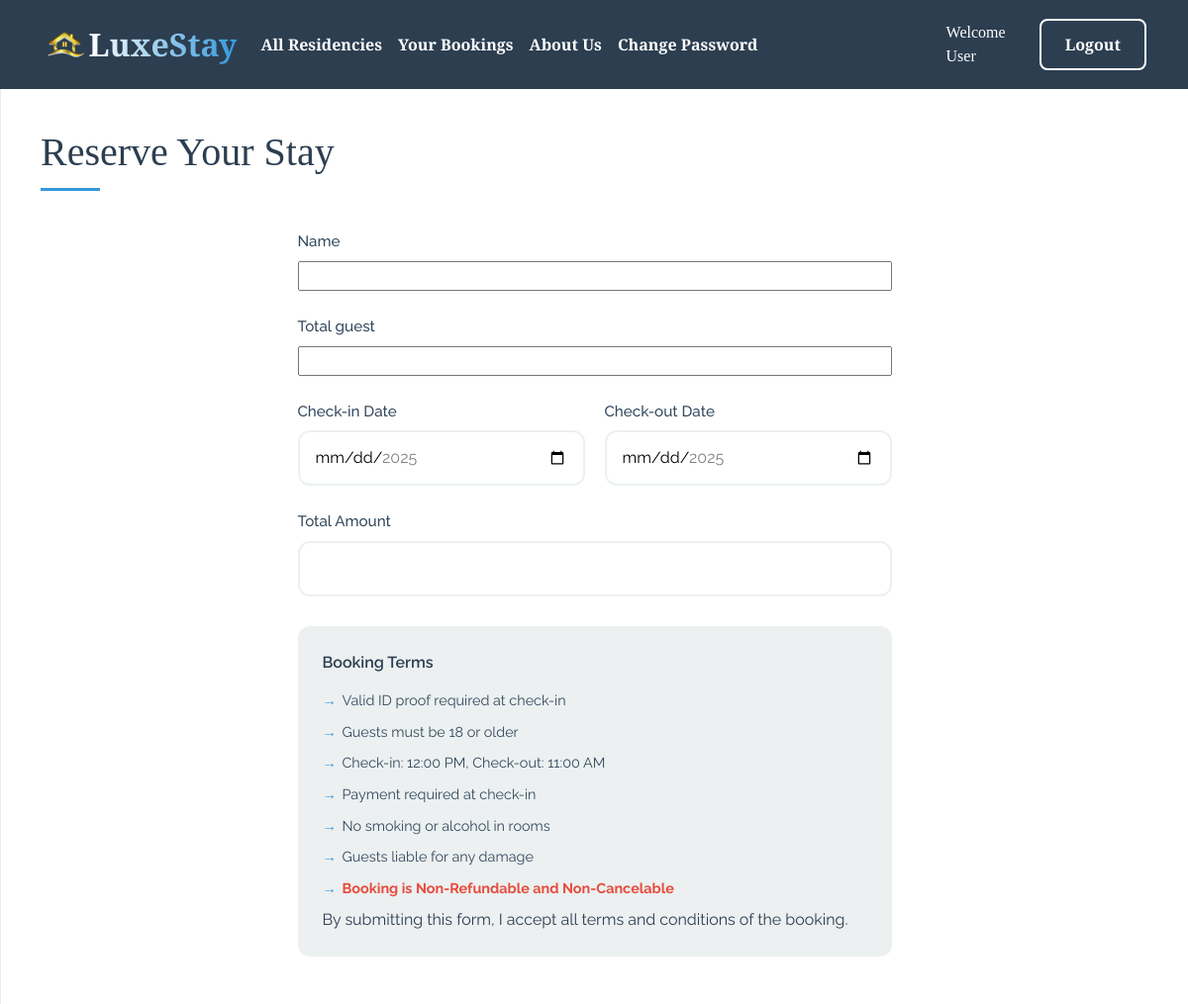
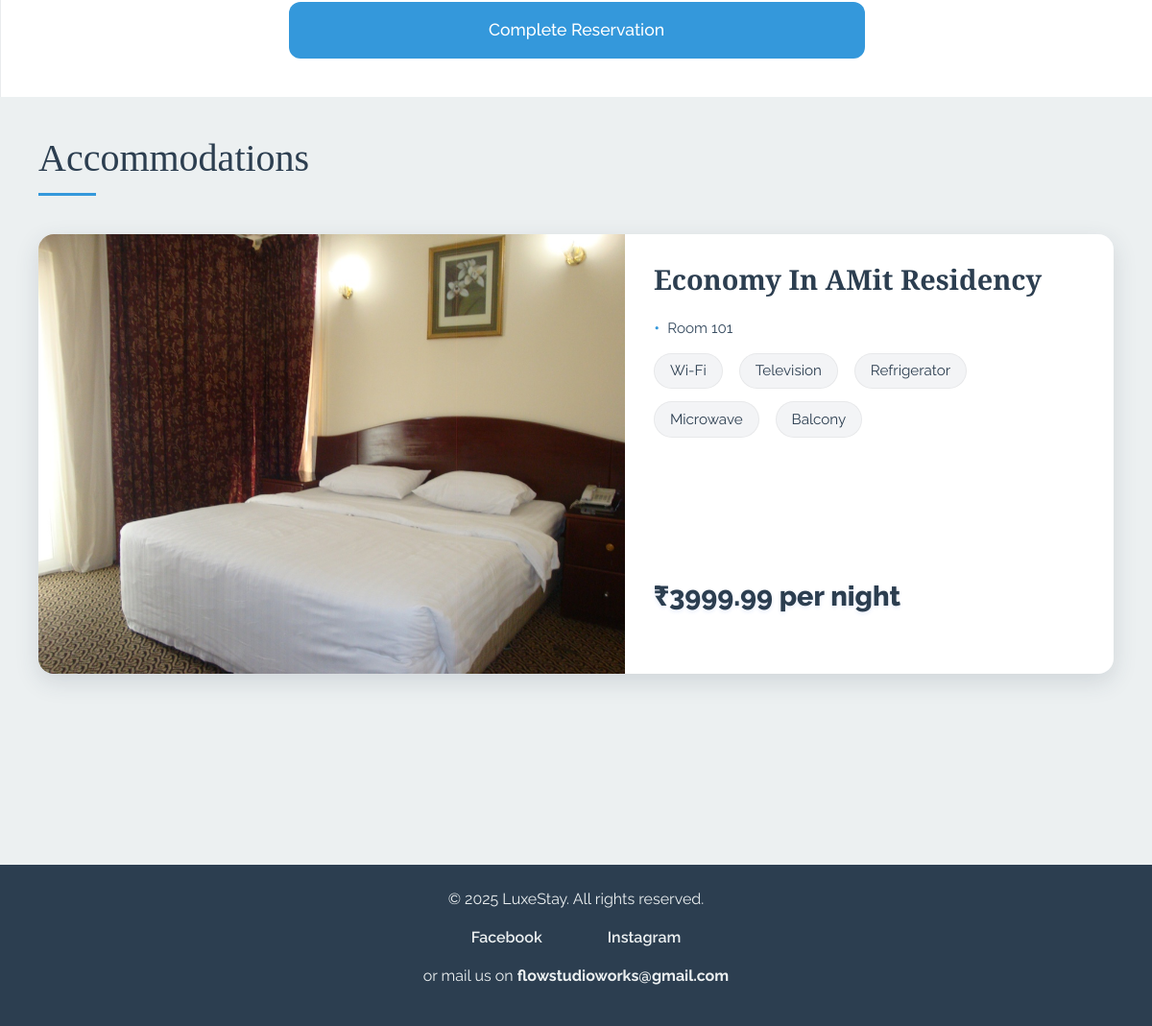
/reservation/Final-Booking-rooms/69 (signed in), run on the app's committed database (2 pictures, top to bottom).
### accounts/models.py (models this page shows, shortened)
class Guest(AbstractUser):
    contact_details = models.CharField(max_length=13,default="",null=False)
    d_o_b = models.DateField(default="",null=False)
    gender = models.CharField(max_length=2,choices=gender_choice,default="N")
    class Meta:
        db_table = "Guest"

### working/models.py (models this page shows, shortened)
class Room_details(models.Model):
    residency=models.ForeignKey(Residency,on_delete=models.CASCADE,null=False,blank=False)
    room_type=models.ForeignKey(Room_type,on_delete=models.CASCADE,null=False,blank=False)
    room_no=models.CharField(max_length=10,null=False,blank=False)
    picture=models.ImageField(upload_to="images/residency/roomimages")
    key_features=models.CharField(max_length=200)
    max_guest=models.SmallIntegerField(default=3)
    price_per_night=models.DecimalField(max_digits=10, decimal_places=2,null=False,blank=False)
    no_new=models.BooleanField(default=False)
    disable=models.BooleanField(default=False)
    class Meta:
        unique_together=("residency","room_no")

class Room_type(models.Model):
    residency=models.ForeignKey(Residency,on_delete=models.CASCADE,null=False,blank=False)
    type_name=models.CharField(max_length=30,choices=TYPE_NAME_CHOICE, default="Queen")
    class Meta:
        unique_together=("residency","type_name")
    def __str__(self):
        return f"{self.type_name} In {self.residency.name}"

class Residency(models.Model):
    name=models.CharField(max_length=30,null=False,blank=False)
    logo=models.ImageField(upload_to="images/residency/logo")
    area = models.CharField(max_length=50,default="",null=False)
    city = models.CharField(max_length=50,default="",null=False)
    state = models.CharField(max_length=50,choices=STATE_CHOICES,default="Maharashtra",null=False)
    country = models.CharField(max_length=50,default="",null=False)
    created_by=models.ForeignKey(Guest,on_delete=models.CASCADE)
    manage_name=models.CharField(max_length=40,null=False,blank=False)
    contact_no=models.CharField(max_length=10,null=False,blank=False)
    class Meta:
        unique_together=("name","area")

### reservation/views.py (the view, shortened to what this page needs)
# urls.py: path('Final-Booking-rooms/<int:roomdetails_id>',views.BookroomView.as_view(),name='final_booking_rooms'),
class BookroomView(LoginRequiredMixin, View):
    login_url = 'login'
    def get(self, request, roomdetails_id):
        if request.user.is_staff ==True:
            messages.error(request,"Dear Hotiler You Cannot Make a Booking From This Account Please Make Guest Account")
            return redirect('hoteler')
        rooms = Room_details.objects.get(id=roomdetails_id)
        now_date = date.today()
        formatted_date = now_date.strftime("%Y-%m-%d")
        max_date = (now_date + timedelta(days=60)).strftime("%Y-%m-%d")
        form = Bookingdirectform()
        cleaned_features = rooms.key_features.strip("[]").strip()
        rooms.key_features_list = [feature.strip() for feature in cleaned_features.split(",")]
        return render(request, "reservation/Indirectroombooking.html", {"rooms": rooms, "form": form, "formatted_date": formatted_date, "max_date": max_date})

### reservation/form.py
class Bookingdirectform(forms.ModelForm):
    check_in_date = forms.DateField(
        widget=DateInput(
            attrs={
                'type': 'date',
                'class': 'form-control',
                'placeholder': 'Select checki-in-date',
            }
        ),
        label="Check-in-date",
        required=True,
    )
    check_out_date = forms.DateField(
        widget=DateInput(
            attrs={
                'type': 'date',
                'class': 'form-control',
                'placeholder': 'Select check-out-date',
            }
        ),
        label="Check-out-date",
        required=True,
    )
    class Meta:
        model = Booking
        exclude = ("guest", "room_details", "check_in_date","check_out_date","booked_on","booking_id","payment_status","total_amount")

### reservation/templates/reservation/Indirectroombooking.html (shortened to what this page needs)
{% extends 'base.html' %}
{% block content %}
<main class="htl-main-container">
        <section class="htl-listings-section">
            <h1 class="htl-section-title">Accommodations</h1>
            <div class="htl-rooms-grid">
                    <article class="htl-room-card">
                        {% if rooms.picture %}
                        <div class="htl-room-image-wrapper">
                            <img class="htl-room-image" src="{{ rooms.picture.url }}" alt="{{ room.room_type }}">
                        </div>
                        {% endif %}
                        <div class="htl-room-content">
                            <h2 class="htl-room-title" style="font-weight: 700;">{{ rooms.room_type }}</h2>
                            <div class="htl-room-details">
                                <div class="htl-room-feature">Room {{ rooms.room_no }}</div>
                                <div class="features">
                                    {% for ro in rooms.key_features_list %}
                                    <span class="feature-badge" >{{ro}}</span>
                                    {% endfor %}
                                </div>
                            </div>
                            <div class="price">₹{{ rooms.price_per_night }} per night</div>
                        </div>
                    </article>
            </div>
        </section>
        <section class="htl-booking-section">
            <h2 class="htl-section-title">Reserve Your Stay</h2>
            <form class="htl-booking-form" action="" method="post" enctype="multipart/form-data">
                <div class="htl-form-grid">
                    {% for field in form %}
                        {% if field.name not in "check_in_date check_out_date" %}
                            <div class="htl-form-group">
                                <label class="htl-form-label">{{ field.label }}</label>
                                {{ field }}
                            </div>
                        {% endif %}
                    {% endfor %}
                    <div class="htl-date-range">
                        <div class="htl-form-group">
                            <label class="htl-form-label">Check-in Date</label>
                            <input
                                type="date"
                                name="check_in_date"
                                class="htl-form-input"
                                min="{{ formatted_date }}"
                                max="{{ max_date }}"
                                required
                            />
                        </div>
                        <div class="htl-form-group">
                            <label class="htl-form-label">Check-out Date</label>
                            <input
                                type="date"
                                name="check_out_date"
                                class="htl-form-input"
                                min="{{ formatted_date }}"
                                max="{{ max_date }}"
                                required
                            />
                        </div>
                    </div>
                    <div class="htl-form-group">
                        <label class="htl-form-label">Total Amount</label>
                        <input
                            type="text"
                            name="total_amount"
                            class="htl-form-input"
                            readonly
                        />
                    </div>
                </div>
                <div class="htl-terms-box">
                    <div class="htl-terms-title">Booking Terms</div>
                    <ul class="htl-terms-list">
                        <li class="htl-terms-item">Valid ID proof required at check-in</li>
                        <li class="htl-terms-item">Guests must be 18 or older</li>
                        <li class="htl-terms-item">Check-in: 12:00 PM, Check-out: 11:00 AM</li>
                        <li class="htl-terms-item">Payment required at check-in</li>
                        <li class="htl-terms-item">No smoking or alcohol in rooms</li>
                        <li class="htl-terms-item">Guests liable for any damage</li>
                        <li class="htl-terms-item highlight">Booking is Non-Refundable and Non-Cancelable</li>
                        <li>By submitting this form, I accept all terms and conditions of the booking.</li>
                    </ul>
                </div>
                <button type="submit" class="htl-submit-btn">Complete Reservation</button>
            </form>
        </section>
    </main>
{% endblock %}

### templates/base.html (shortened to what this page needs)
{% load static %}
<!doctype html>
<html lang="en">
<head>
    <link href="https://cdn.jsdelivr.net/npm/bootstrap@5.3.3/dist/css/bootstrap.min.css" rel="stylesheet">
    <link href="{% static 'css/style.css' %}" rel="stylesheet">
</head>
<body>
    <nav id="Head" class="navbar navbar-expand-lg">
        <div class="container">
            <img src="{% static 'Images/logo.png' %}" alt="LuxeStay Logo" height="50px">
            <a class="navbar-brand" href="{% url 'index' %}">LuxeStay</a>
            <div class="collapse navbar-collapse" id="navbarNav">
                <ul class="navbar-nav me-auto">
                    <li class="nav-item">
                        <a class="nav-link" href="{% url 'allResidency' %}">All Residencies</a>
                    </li>
                    <li class="nav-item">
                        <a class="nav-link" href="{% url 'upcoming' %}">Your Bookings</a>
                    </li>
                    <li class="nav-item">
                        <a class="nav-link" href="{% url 'about' %}">About Us</a>
                    </li>
                    {% if request.user.is_authenticated %}
                    <li class="nav-item">
                        <a class="nav-link" href="{% url 'Change_pass' %}">Change Password</a>
                    </li>
                    {% endif %}
                </ul>
                <div class="d-flex align-items-center">
                    {% if request.user.is_authenticated %}
                        <span style="margin-right: 15%; color:black;" class="welcome-text">Welcome {{ request.user.username }}</span>
                        <a href="{% url 'logout' %}" class="btn btn-outline-light">Logout</a>
                    {% else %}
                        <a href="{% url 'choice' %}" class="btn btn-outline-light me-2">Register</a>
                        <a href="{% url 'login' %}" class="btn btn-outline-light">Login</a>
                    {% endif %}
                </div>
            </div>
        </div>
    </nav>
    {% block content %}{% endblock %}
<footer id="foot">
    <div class="container-foot">
        <p>© 2025 LuxeStay. All rights reserved.</p>
        <p>
            <a href="https://www.facebook.com/vasi.sayed.58" target="_blank">Facebook</a>
            <a href="https://www.instagram.com/iamvasi.__/" target="_blank">Instagram</a>
        </p>
        <p>or mail us on <strong>flowstudioworks@gmail.com</strong></p>
    </div>
</footer>
</body>
</html>

### static/css/style.css (style rules this page uses)
:root { --primary: #8b5cf6; --primary-dark: #6d28d9; --secondary: #f3f4f6; --accent: #fbbf24; --text: #1f2937; --bg-gradient: linear-gradient(135deg, #8b5cf6, #6d28d9); }
body { font-family: 'Plus Jakarta Sans', sans-serif; background: #fafafa; }
#Head { background: var(--bg-gradient); padding: 1.25rem; box-shadow: 0 4px 20px rgba(139, 92, 246, 0.2); }
.navbar-brand { font-size: 2rem; font-weight: 800; background: linear-gradient(to right, #fff, var(--accent)); -webkit-background-clip: text; -webkit-text-fill-color: transparent; }
.nav-link { font-weight: 600; padding: 0.75rem 1.25rem; border-radius: 8px; transition: all 0.4s cubic-bezier(0.4, 0, 0.2, 1); }
.btn { padding: 0.75rem 1.5rem; font-weight: 600; border-radius: 8px; transition: all 0.3s ease; }
#foot { background: var(--bg-gradient); padding: 2.5rem 0; }
#foot a { color: white; font-weight: 600; padding: 0.5rem 1rem; border-radius: 8px; transition: all 0.3s ease; }
.btn-outline-light { border: 2px solid white; font-weight: 600; }

### data on the page
Guest: user.username "User"
Room_details: picture (picture), room_type "Economy In AMit Residency", room_no "101", price_per_night "3999.99"

### other printed values
{{ ro }} "Wi-Fi" "Television" "Refrigerator" "Microwave" "Balcony"
{{ field.label }} "Name" "Total guest"
